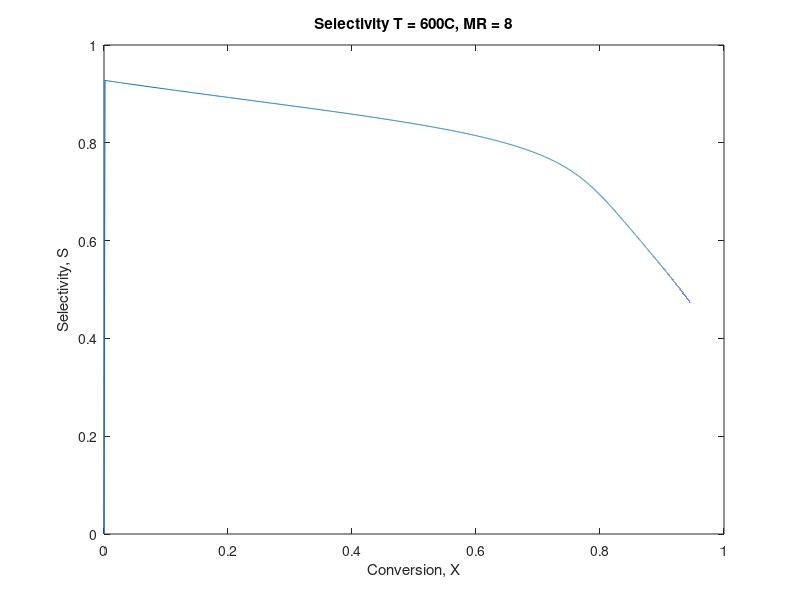
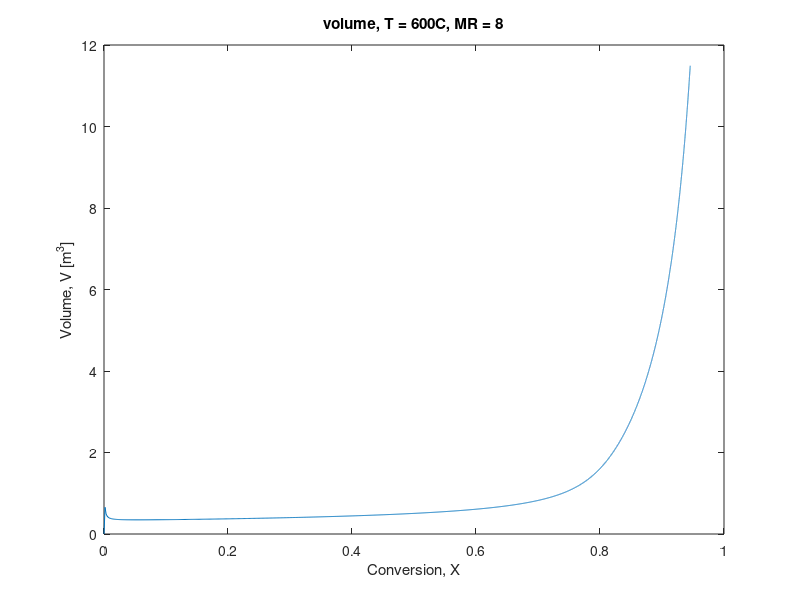

Recreate these plots in MATLAB, in order. (Note: this script raises an error after producing the figures.)
clear;
clc;
close all;

% DESCRIPTION -------------------------------------------
% This script is the mainbody of our PFR code. 
% Specifically calculates selectivity vs conversion for PFR reactor
% Then calls functions to calculate volumetric flowrates, tau, molar
% fractions, and economic analysis

% NOTE: most values are outputted in arrays
% -------------------------------------------------------

% ABBREVIATIONS of SPECIES ------------------------------
% ethylbenzene -> eB 
% styrene -> St 
% benzene -> B 
% toulene -> T 
% ethylene -> eN 
% hydrogen -> H2 
% methane -> Me 
% water-> H20
% -------------------------------------------------------

global T MR r R Peb0 Ptot

% Temperature of reactor
T = 600+273; % [kelvin]

% Molar Ratio
MR = 8;   % [steam/feed]

% Gas constants
r = 1.987; % cal/mol K
R = 8.314 * 10^-5; % [m3 bar/K mol]

% Pressure of reactor
Ptot = 2.02; % [bar]

% Initial eb pressure
Peb0 = 1/(1+MR)* Ptot ;

% Initial guess for our inlet
Feb=6; 
Fsteam=Feb*MR*Ptot;

% Density
rho = Ptot/R/T;

% -------------------------------------------------------

%%
global k1 kn1 k2 k3

% Rate constants
k1 = 1.177 * 10^8 * exp(-21708/r/T) ;
kn1 = 20.965 * exp(7804/r/T);
k2 = 9.206 * 10^12 * exp(-45675/r/T) ;
k3 = 4.724 * 10^7 * exp(-18857/r/T) ;

MW_st = 104; % Molecular weight [g/mol]
Pst = 100 * 10^6 / MW_st * 1000; % Product of styrene [mol/yr]
hr_per_yr = 8400; % [hr/yr]
s_per_hr = 3600;

N = 100 ;

% Concentrations of species
Ceb = zeros(N,1);
Cst = Ceb; % mol/m^3
Ch2 = Ceb; % mol/m^3
Cb=Ceb;
Ct=Ceb;
X = Ceb;
s = Ceb;

% Flows in and out
Fin = Ceb;
Fin_tot = Ceb;

q = Ceb;
V = Ceb;


Ceb(1) = (1/(1+MR)) * rho;

% time constant
delta_Tau = 0.00005;

for n = 2:10000
    % CALCULATING CONCENTRATIONS OF EB , ST , H2 ---------------
    Ceb(n) = Ceb(n-1) + delta_Tau * (kn1*R*R*T*T*Cst(n-1)*Ch2(n-1) - k1*R*T*Ceb(n-1) - k2*R*T*Ceb(n-1) - k3*R*R*T*T*Ceb(n-1)*Ch2(n-1));
    Cst(n) = Cst(n-1) + delta_Tau * (k1*R*T*Ceb(n-1) - kn1*R*R*T*T*Cst(n-1)*Ch2(n-1));
    Ch2(n) = Ch2(n-1) + delta_Tau * (k1*R*T*Ceb(n-1) - k3*R*R*T*T*Ceb(n-1)*Ch2(n-1) - kn1*R*R*T*T*Cst(n-1)*Ch2(n-1));
    Cb (n) = Cb (n-1) + delta_Tau * (k2*R*T*Ceb(n-1));
    Ct (n) = Ct (n-1) + delta_Tau * (k3*R*R*T*T*Ceb(n-1)*Ch2(n-1));
    
    % calculating conversion of eB
    X(n) = (Ceb(1) - Ceb(n))./Ceb(1);
    % calculating selectivity of styrene
    s(n,1) = Cst(n)./(Ceb(1) - Ceb(n));
    sb(n,1)= Cb(n)./ (Ceb(1) - Ceb(n));
    st(n,1)= Ct(n)./ (Ceb(1) - Ceb(n));
    % inlet flowrate
    Fin(n) = Pst./X(n)./s(n) / hr_per_yr;   % mol/hr
    
    % total flowrate
    Fin_tot(n) = Fin(n) * (1 + MR);            % mol/hr
    
    % volumetric flowrate
    q(n) = Fin_tot(n) / rho; % m3/hr
    % volume of reactor in m^3
    V(n) = delta_Tau / s_per_hr * n * q(n);
    %%
    % CALCULATING SELECTIVITIES OF ALL RXNS -------------------
    
    % For the matrix:
    % selectivity of rxn 1 -> 1
    % selectivity of rxn 2 -> 2 (benzene and ethylene)
    % selectivity of rxn 3 -> 3 (toluene and methane)
    
    
end
s_123 = [s sb st];
% FIGURE: SELECTIVITY VS CONVERSION
figure
plot(X,s)
xlabel('Conversion, X')
ylabel('Selectivity, S')
title('Selectivity T = 600C, MR = 8')

% FIGURE: VOLUME vs CONVERSION
figure
plot(X,V)
xlabel('Conversion, X')
ylabel('Volume, V [m^3]')
title('volume, T = 600C, MR = 8')



%%
% ---------------------------------------------------------

% CALCULATING ECONOMIC POTENTIAL --------------------------
% Inputs selectivity, molar ratio, and conversion
% Outputs economic potential (EP), economic potential if all byproducts
% sold as fuel  (EP_fuel), and working capital (WC)


[EP,EPF,WC, priceeb, pricest, priceby] = EP_PFR_FINAL_vector(s_123,MR,X);

% ---------------------------------------------------------

% ECONOMIC ANALYSIS ---------------------------------------
% Inputs V, WC, EP, X
% Outputs ROI_BT, TCI, NPVs, etc

[H_E,ROI_BT, reac, V_ft, D_fact, WC_CF, PO_CF , TCI, H, D, FC,TI, SU, WC, Profit_BT, Profit_AT, C_F, Cashflow_d, Bond_Fin, D_CF, NPV_0, NPV_proj,NPV_percent,Depreciation] = conceptual_econ_new(V, WC, EP,X);


% ---------------------------------------------------------
%%
% FIGURE 1: s vs X
% Plots all the different MRs in one plot
figure
plot(X,s,'b-','LineWidth',2)
xlabel('Conversion, X','FontSize',26)
ylabel('Selectivity, S','FontSize',26)
axis([0 1 0 1])
title('PFR; S vs X;  T = 793k')
legend('MR=8','FontSize',20)
set(gca,'FontSize',26)
line([0.75 0.75], ylim,'Color','r','LineStyle','--','LineWidth',2);


% FIGURE 2: V vs X
% Plots volume against conversion
figure
plot(X,V,'b-','LineWidth',2)
xlabel('Conversion, X','FontSize',26)
ylabel('Volume (m^3)','FontSize',26)
% axis([0 1 0 10])
title('PFR; V vs X;  T = 600C')
legend('MR=8','FontSize',20)
line([0.75 0.75], ylim,'Color','r','LineStyle','--','LineWidth',2);

set(gca,'FontSize',26)

%FIGURE 3: EP vs V
%Plots all the economic potentials against corresponding volumes
figure
	plot(V,EP,'b-','LineWidth',2)
        axis([0 2 0 3*10^7])
        ylabel('EP  [$/yr]','FontSize',26)
        xlabel('Volume [m^3]','FontSize',26)
        set(gca,'FontSize',26)




% FIGURE 4: NPV_proj vs X and TCI vs X
% Plots NPV_proj versus conversion and TCi versus conversion
figure
plot(X,NPV_proj,'g-',X,TCI,'b-','LineWidth',3);
legend('Net Present Value','Total Capital Investment') % label left y-axis
ylabel('Dollars [$]')
xlabel('Conversion, X','FontSize',26)
axis([0 0.9 0 10*10^7])
set(gca,'FontSize',26)
line([0.75 0.75], ylim,'Color','r','LineStyle','--','LineWidth',2);


% FIGURE 5: NPV_percent vs X and ROI_BT vs X
% Plots NPV_percent versus conversion and ROI_BT versus conversion



figure
plot(X,NPV_percent,'g-',X,ROI_BT*100,'b-','LineWidth',3);
ylabel('Percent per Year [%/yr]')
legend('Net Present Value' ,'Return on Investment') % label left y-axis
xlabel('Conversion, X','FontSize',26)
axis([0 0.9 0 35])
set(gca,'FontSize',26)
line([0.75 0.75], ylim,'Color','r','LineStyle','--','LineWidth',2);


figure
	plot(s,EP,'b-','LineWidth',2)
        axis([0 1 0 10*10^7])
        ylabel('EP  [$/yr]','FontSize',26)
        xlabel('Selectivity, S','FontSize',26)
        line([0.75 0.75], ylim,'Color','r','LineStyle','--','LineWidth',2);
        set(gca,'FontSize',26)
